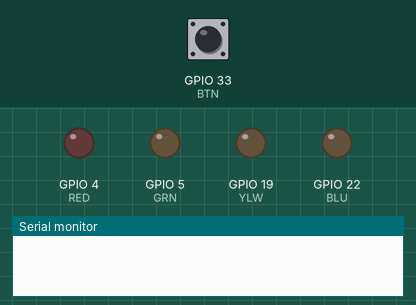
This sketch was run on a simulated ESP32. Parts: output pins drawn as LEDs (lit = HIGH), the last lines printed to the serial monitor. Inputs (shaded band) come from the test bench; at power-on: GPIO 33 (BTN) LOW.

Above: at 1.2 s.
1.3 s: GPIO 33 (BTN) pulled HIGH for 0.15 s
At 2.4 s:
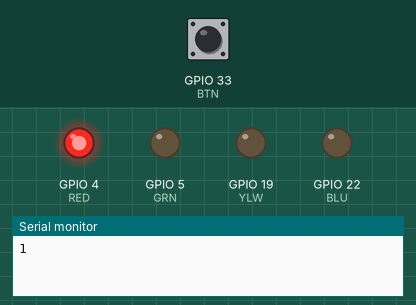
2.9 s: GPIO 33 (BTN) pulled HIGH for 1 s
At 3.6 s:
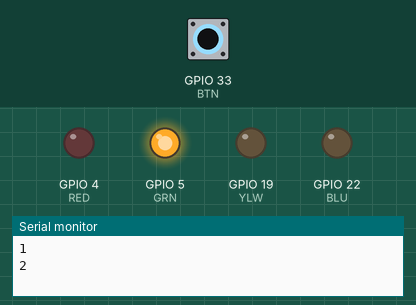
5.4 s: GPIO 33 (BTN) pulled HIGH for 0.15 s
At 6.6 s:
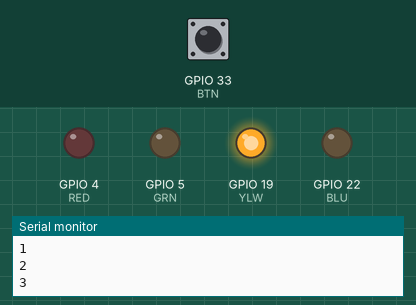
7.0 s: GPIO 33 (BTN) pulled HIGH for 3.2 s
At 8.0 s:
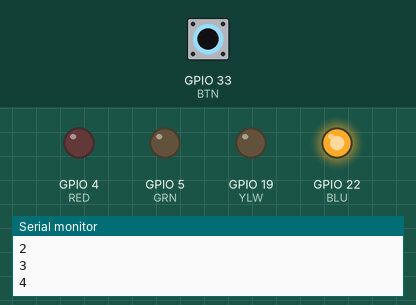
Timing chart, 0 to 10.0 s (numbered marks = the images above; inputs shaded):
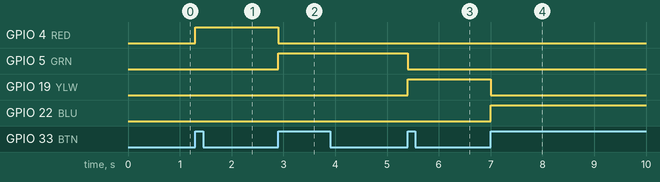

The sketch:

task1.ino
```cpp
#define BTN 33
#define RED 4
#define GRN 5
#define YLW 19
#define BLU 22

void setup() {
  pinMode(BTN, INPUT);

  Serial.begin(115200);

  //LED configurations
  pinMode(RED, OUTPUT);
  pinMode(GRN, OUTPUT);
  pinMode(YLW, OUTPUT);
  pinMode(BLU, OUTPUT);

}

void loop() {
  static int count;
  static int prev_btn = LOW;

  int btn = digitalRead(BTN);
  //detect button pressed moment
  if(btn == HIGH && prev_btn == LOW){
    count++;
    Serial.println(count);

    digitalWrite(RED, LOW);
    digitalWrite(GRN, LOW);
    digitalWrite(YLW, LOW);
    digitalWrite(BLU, LOW);

    if (count == 1) {
      digitalWrite(RED, HIGH);
    } else if(count == 2){
      digitalWrite(GRN, HIGH);
    } else if(count == 3){
      digitalWrite(YLW, HIGH);
    } else if(count == 4){
      digitalWrite(BLU, HIGH);
    }

    if(count >= 5){
      count = 0;
    }

  }

  prev_btn = btn;
  delay(100);
}
```

Measured:
- after the input at 1.3 s, GPIO 4 (RED): LOW → HIGH at once
- after the input at 2.9 s, GPIO 4 (RED): HIGH → LOW at once; GPIO 5 (GRN): LOW → HIGH at once
- after the input at 5.4 s, GPIO 5 (GRN): HIGH → LOW at once; GPIO 19 (YLW): LOW → HIGH at once
- after the input at 7.0 s, GPIO 19 (YLW): HIGH → LOW at once; GPIO 22 (BLU): LOW → HIGH at once
